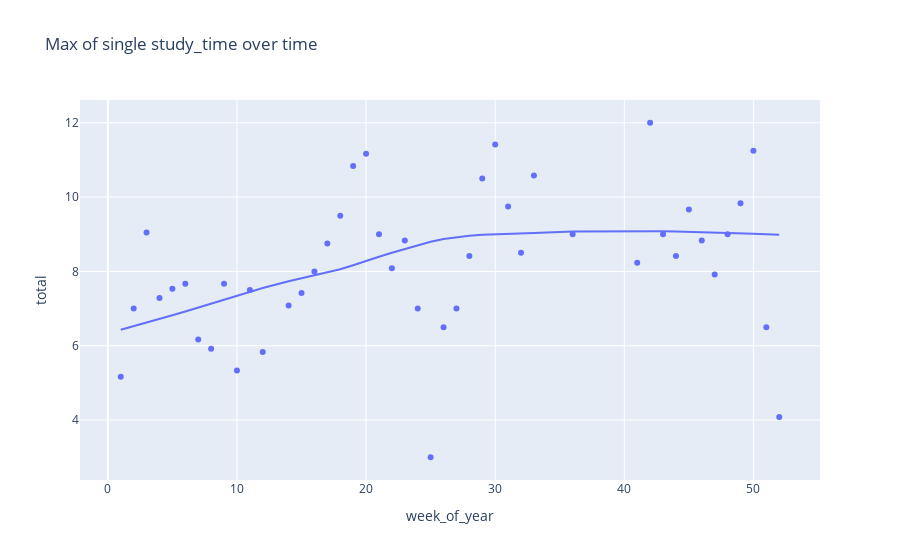

This figure's notebook cell:
### Code cell
group_by_week = grouped.groupby('week_of_year').max().reset_index()
px.scatter(group_by_week, x='week_of_year',y='total', title='Max of single study_time over time',trendline='lowess')

### Figure 1 — Plotly figure (JSON) as saved in the notebook; plotly's stock layout.template omitted (floating-point values rounded to 4 significant figures)
{"data": [{"hovertemplate": "week_of_year=%{x}<br>total=%{y}<extra></extra>", "legendgroup": "", "marker": {"color": "#636efa", "symbol": "circle"}, "mode": "markers", "name": "", "orientation": "v", "showlegend": false, "type": "scatter", "x": [1, 2, 3, 4, 5, 6, 7, 8, 9, 10, 11, 12, 14, 15, 16, 17, 18, 19, 20, 21, 22, 23, 24, 25, 26, 27, 28, 29, 30, 31, 32, 33, 36, 41, 42, 43, 44, 45, 46, 47, 48, 49, 50, 51, 52], "xaxis": "x", "y": [5.167, 7, 9.05, 7.283, 7.533, 7.667, 6.167, 5.917, 7.667, 5.333, 7.5, 5.833, 7.083, 7.417, 8, 8.75, 9.5, 10.83, 11.17, 9, 8.083, 8.833, 7, 3, 6.5, 7, 8.417, 10.5, 11.42, 9.75, 8.5, 10.58, 9, 8.233, 12, 9, 8.417, 9.667, 8.833, 7.917, 9, 9.833, 11.25, 6.5, 4.083], "yaxis": "y"}, {"hovertemplate": "<b>LOWESS trendline</b><br><br>week_of_year=%{x}<br>total=%{y} <b>(trend)</b><extra></extra>", "legendgroup": "", "marker": {"color": "#636efa", "symbol": "circle"}, "mode": "lines", "name": "", "showlegend": false, "type": "scatter", "x": [1, 2, 3, 4, 5, 6, 7, 8, 9, 10, 11, 12, 14, 15, 16, 17, 18, 19, 20, 21, 22, 23, 24, 25, 26, 27, 28, 29, 30, 31, 32, 33, 36, 41, 42, 43, 44, 45, 46, 47, 48, 49, 50, 51, 52], "xaxis": "x", "y": [6.433, 6.526, 6.621, 6.719, 6.82, 6.923, 7.029, 7.135, 7.242, 7.348, 7.452, 7.553, 7.737, 7.821, 7.89, 7.968, 8.06, 8.167, 8.271, 8.395, 8.503, 8.602, 8.707, 8.796, 8.869, 8.924, 8.962, 8.986, 9.001, 9.025, 9.03, 9.036, 9.074, 9.086, 9.083, 9.079, 9.073, 9.065, 9.057, 9.047, 9.036, 9.025, 9.012, 9.0, 8.986], "yaxis": "y"}], "layout": {"legend": {"tracegroupgap": 0}, "title": {"text": "Max of single study_time over time"}, "xaxis": {"anchor": "y", "domain": [0, 1], "title": {"text": "week_of_year"}}, "yaxis": {"anchor": "x", "domain": [0, 1], "title": {"text": "total"}}}}
